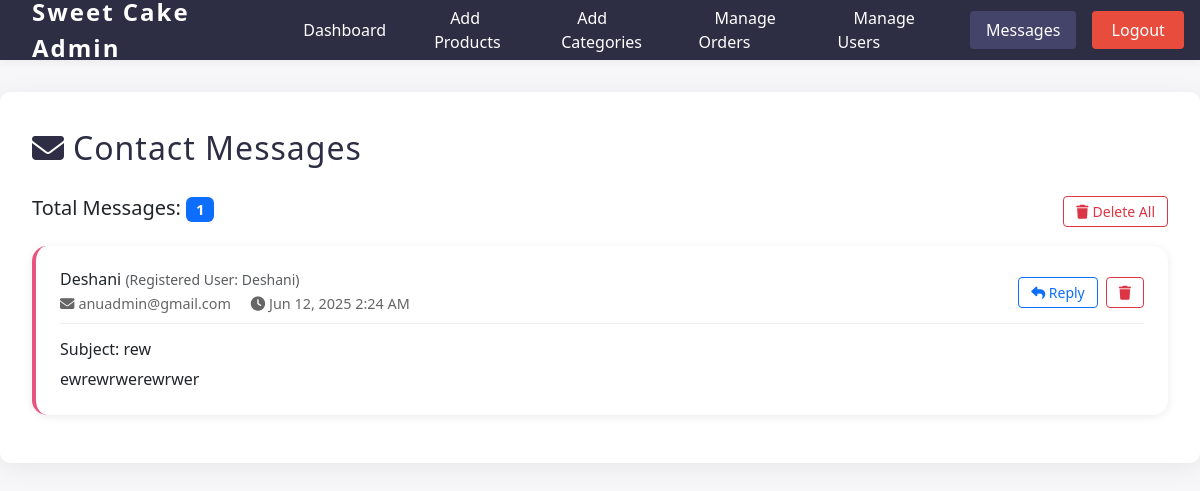
Page /pages/admin/manage_messages.php (signed in) on the committed database.
### tables this page shows
CREATE TABLE `message` (
  `id` int(10) NOT NULL,
  `user_id` int(10) NOT NULL,
  `name` varchar(100) NOT NULL,
  `email` varchar(100) NOT NULL,
  `subject` varchar(200) NOT NULL,
  `text` varchar(255) NOT NULL,
  `created_at` timestamp NOT NULL DEFAULT current_timestamp()
);

CREATE TABLE `users` (
  `id` int(11) NOT NULL,
  `name` varchar(100) NOT NULL,
  `email` varchar(100) NOT NULL,
  `password` varchar(100) NOT NULL,
  `created_at` timestamp NOT NULL DEFAULT current_timestamp(),
  `role` varchar(100) NOT NULL DEFAULT 'user'
);

### pages/admin/manage_messages.php (the view, shortened to what this page needs)
<?php
include '../../config/db.php';
$page = isset($_GET['page']) ? intval($_GET['page']) : 1;
$limit = 10;
$offset = ($page - 1) * $limit;
$stmt = $conn->prepare("SELECT m.*, u.name as username FROM message m
                       LEFT JOIN users u ON m.user_id = u.id
                       ORDER BY m.created_at DESC
                       LIMIT :limit OFFSET :offset");
$stmt->bindValue(':limit', $limit, PDO::PARAM_INT);
$stmt->bindValue(':offset', $offset, PDO::PARAM_INT);
$stmt->execute();
$messages = $stmt->fetchAll(PDO::FETCH_ASSOC);
$countStmt = $conn->prepare("SELECT COUNT(*) as total FROM message");
$countStmt->execute();
$totalMessages = $countStmt->fetch(PDO::FETCH_ASSOC)['total'];
?>
<!DOCTYPE html>
<html lang="en">
<head>
    <link href="https://cdnjs.cloudflare.com/ajax/libs/bootstrap/5.3.0/css/bootstrap.min.css" rel="stylesheet">
    <link href="https://cdnjs.cloudflare.com/ajax/libs/font-awesome/6.4.0/css/all.min.css" rel="stylesheet">
    <link rel="stylesheet" href="../../css/admin.css">
</head>
<body>
    <?php include './includes/admin_nav.php'; ?>
    <div class="admin-dashboard-container">
        <div class="admin-dashboard-title">
            <i class="fas fa-envelope me-2"></i>Contact Messages
        </div>
        <div class="mb-3">
            <div class="row">
                <div class="col-md-6">
                    <h5>Total Messages: <span class="badge bg-primary"><?php echo $totalMessages; ?></span></h5>
                </div>
                <div class="col-md-6 text-end">
                    <button class="btn btn-outline-danger btn-sm" onclick="deleteAllMessages()" <?php echo $totalMessages == 0 ? 'disabled' : ''; ?>>
                        <i class="fas fa-trash me-1"></i>Delete All
                    </button>
                </div>
            </div>
        </div>
        <?php if (empty($messages)): ?>
            <div class="text-center py-5">
                <i class="fas fa-inbox" style="font-size: 4rem; color: #ddd; margin-bottom: 1rem;"></i>
                <h4>No messages yet</h4>
                <p class="text-muted">Contact messages will appear here when customers submit the contact form.</p>
            </div>
        <?php else: ?>
            <?php foreach ($messages as $message): ?>
                <div class="message-card">
                    <div class="message-header">
                        <div>
                            <h6 class="mb-1">
                                <?php echo htmlspecialchars($message['name']); ?>
                                <?php if ($message['username']): ?>
                                    <small class="text-muted">(Registered User: <?php echo htmlspecialchars($message['username']); ?>)</small>
                                <?php endif; ?>
                            </h6>
                            <div class="message-meta">
                                <i class="fas fa-envelope me-1"></i><?php echo htmlspecialchars($message['email']); ?>
                                <i class="fas fa-clock ms-3 me-1"></i><?php echo date('M j, Y g:i A', strtotime($message['created_at'])); ?>
                            </div>
                        </div>
                        <div class="message-actions">
                            <button class="btn btn-outline-primary btn-sm" onclick="replyToMessage('<?php echo htmlspecialchars($message['email']); ?>', '<?php echo htmlspecialchars($message['subject']); ?>')">
                                <i class="fas fa-reply"></i> Reply
                            </button>
                            <button class="btn btn-outline-danger btn-sm" onclick="deleteMessage(<?php echo $message['id']; ?>)">
                                <i class="fas fa-trash"></i>
                            </button>
                        </div>
                    </div>
                    <?php if (!empty($message['subject'])): ?>
                        <h6 class="mb-2">Subject: <?php echo htmlspecialchars($message['subject']); ?></h6>
                    <?php endif; ?>
                    <div class="message-content">
                        <?php echo nl2br(htmlspecialchars($message['text'])); ?>
                    </div>
                </div>
            <?php endforeach; ?>
        <?php endif; ?>
    </div>
</body>
</html>

### css/admin.css (style rules this page uses)
body { font-family: 'Segoe UI', Arial, sans-serif; background: #f7f7fa; margin: 0; padding: 0; }
.admin-dashboard-container { max-width: 1200px; margin: 2rem auto; padding: 2rem; background: #fff; border-radius: 10px; box-shadow: 0 4px 24px rgba(0,0,0,0.07); }
.admin-dashboard-title { font-size: 2rem; color: #2d2d44; margin-bottom: 1.5rem; letter-spacing: 1px; }

### pages/admin/manage_messages.php (style rules this page uses)
.message-card { background: #fff; border-radius: 15px; padding: 1.5rem; margin-bottom: 1rem; box-shadow: 0 2px 10px rgba(0,0,0,0.08); border-left: 4px solid var(--primary-pink, #e75480); }
.message-header { display: flex; justify-content: space-between; align-items: center; margin-bottom: 1rem; border-bottom: 1px solid #eee; padding-bottom: 0.5rem; }
.message-meta { font-size: 0.9rem; color: #666; }
.message-actions { display: flex; gap: 0.5rem; }
.btn-sm { padding: 0.25rem 0.75rem; font-size: 0.875rem; }

### rows in the picture
message: name "Deshani", user.name "Deshani", email "anuadmin@gmail.com", created_at "Jun 12, 2025 2:24 AM", subject "rew", text "ewrewrwerewrwer"

### other values in the picture
$totalMessages "1"
